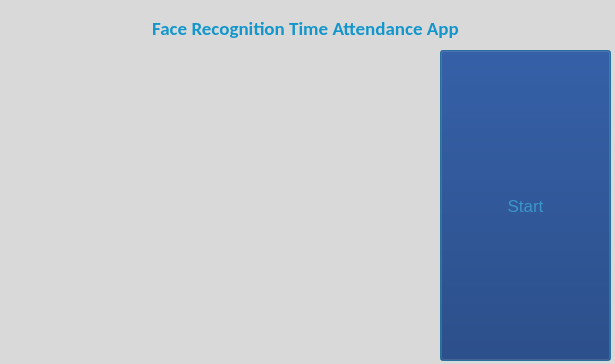
<?xml version="1.0" encoding="UTF-8"?>
<ui version="4.0">
 <class>Dialog</class>
 <widget class="QDialog" name="Dialog">
  <property name="geometry">
   <rect>
    <x>0</x>
    <y>0</y>
    <width>615</width>
    <height>364</height>
   </rect>
  </property>
  <property name="maximumSize">
   <size>
    <width>800</width>
    <height>680</height>
   </size>
  </property>
  <property name="palette">
   <palette>
    <active>
     <colorrole role="WindowText">
      <brush brushstyle="SolidPattern">
       <color alpha="255">
        <red>18</red>
        <green>150</green>
        <blue>203</blue>
       </color>
      </brush>
     </colorrole>
     <colorrole role="Button">
      <brush brushstyle="SolidPattern">
       <color alpha="255">
        <red>12</red>
        <green>44</green>
        <blue>111</blue>
       </color>
      </brush>
     </colorrole>
     <colorrole role="Light">
      <brush brushstyle="SolidPattern">
       <color alpha="255">
        <red>255</red>
        <green>255</green>
        <blue>255</blue>
       </color>
      </brush>
     </colorrole>
     <colorrole role="Midlight">
      <brush brushstyle="SolidPattern">
       <color alpha="255">
        <red>236</red>
        <green>236</green>
        <blue>236</blue>
       </color>
      </brush>
     </colorrole>
     <colorrole role="Dark">
      <brush brushstyle="SolidPattern">
       <color alpha="255">
        <red>108</red>
        <green>108</green>
        <blue>108</blue>
       </color>
      </brush>
     </colorrole>
     <colorrole role="Mid">
      <brush brushstyle="SolidPattern">
       <color alpha="255">
        <red>145</red>
        <green>145</green>
        <blue>145</blue>
       </color>
      </brush>
     </colorrole>
     <colorrole role="Text">
      <brush brushstyle="SolidPattern">
       <color alpha="255">
        <red>11</red>
        <green>87</green>
        <blue>168</blue>
       </color>
      </brush>
     </colorrole>
     <colorrole role="BrightText">
      <brush brushstyle="SolidPattern">
       <color alpha="255">
        <red>255</red>
        <green>255</green>
        <blue>255</blue>
       </color>
      </brush>
     </colorrole>
     <colorrole role="ButtonText">
      <brush brushstyle="SolidPattern">
       <color alpha="255">
        <red>217</red>
        <green>223</green>
        <blue>221</blue>
       </color>
      </brush>
     </colorrole>
     <colorrole role="Base">
      <brush brushstyle="SolidPattern">
       <color alpha="255">
        <red>255</red>
        <green>255</green>
        <blue>255</blue>
       </color>
      </brush>
     </colorrole>
     <colorrole role="Window">
      <brush brushstyle="SolidPattern">
       <color alpha="255">
        <red>217</red>
        <green>217</green>
        <blue>217</blue>
       </color>
      </brush>
     </colorrole>
     <colorrole role="Shadow">
      <brush brushstyle="SolidPattern">
       <color alpha="255">
        <red>0</red>
        <green>0</green>
        <blue>0</blue>
       </color>
      </brush>
     </colorrole>
     <colorrole role="AlternateBase">
      <brush brushstyle="SolidPattern">
       <color alpha="255">
        <red>236</red>
        <green>236</green>
        <blue>236</blue>
       </color>
      </brush>
     </colorrole>
     <colorrole role="ToolTipBase">
      <brush brushstyle="SolidPattern">
       <color alpha="255">
        <red>255</red>
        <green>255</green>
        <blue>220</blue>
       </color>
      </brush>
     </colorrole>
     <colorrole role="ToolTipText">
      <brush brushstyle="SolidPattern">
       <color alpha="255">
        <red>0</red>
        <green>0</green>
        <blue>0</blue>
       </color>
      </brush>
     </colorrole>
     <colorrole role="PlaceholderText">
      <brush brushstyle="SolidPattern">
       <color alpha="128">
        <red>11</red>
        <green>87</green>
        <blue>168</blue>
       </color>
      </brush>
     </colorrole>
    </active>
    <inactive>
     <colorrole role="WindowText">
      <brush brushstyle="SolidPattern">
       <color alpha="255">
        <red>18</red>
        <green>150</green>
        <blue>203</blue>
       </color>
      </brush>
     </colorrole>
     <colorrole role="Button">
      <brush brushstyle="SolidPattern">
       <color alpha="255">
        <red>12</red>
        <green>44</green>
        <blue>111</blue>
       </color>
      </brush>
     </colorrole>
     <colorrole role="Light">
      <brush brushstyle="SolidPattern">
       <color alpha="255">
        <red>255</red>
        <green>255</green>
        <blue>255</blue>
       </color>
      </brush>
     </colorrole>
     <colorrole role="Midlight">
      <brush brushstyle="SolidPattern">
       <color alpha="255">
        <red>236</red>
        <green>236</green>
        <blue>236</blue>
       </color>
      </brush>
     </colorrole>
     <colorrole role="Dark">
      <brush brushstyle="SolidPattern">
       <color alpha="255">
        <red>108</red>
        <green>108</green>
        <blue>108</blue>
       </color>
      </brush>
     </colorrole>
     <colorrole role="Mid">
      <brush brushstyle="SolidPattern">
       <color alpha="255">
        <red>145</red>
        <green>145</green>
        <blue>145</blue>
       </color>
      </brush>
     </colorrole>
     <colorrole role="Text">
      <brush brushstyle="SolidPattern">
       <color alpha="255">
        <red>11</red>
        <green>87</green>
        <blue>168</blue>
       </color>
      </brush>
     </colorrole>
     <colorrole role="BrightText">
      <brush brushstyle="SolidPattern">
       <color alpha="255">
        <red>255</red>
        <green>255</green>
        <blue>255</blue>
       </color>
      </brush>
     </colorrole>
     <colorrole role="ButtonText">
      <brush brushstyle="SolidPattern">
       <color alpha="255">
        <red>217</red>
        <green>223</green>
        <blue>221</blue>
       </color>
      </brush>
     </colorrole>
     <colorrole role="Base">
      <brush brushstyle="SolidPattern">
       <color alpha="255">
        <red>255</red>
        <green>255</green>
        <blue>255</blue>
       </color>
      </brush>
     </colorrole>
     <colorrole role="Window">
      <brush brushstyle="SolidPattern">
       <color alpha="255">
        <red>217</red>
        <green>217</green>
        <blue>217</blue>
       </color>
      </brush>
     </colorrole>
     <colorrole role="Shadow">
      <brush brushstyle="SolidPattern">
       <color alpha="255">
        <red>0</red>
        <green>0</green>
        <blue>0</blue>
       </color>
      </brush>
     </colorrole>
     <colorrole role="AlternateBase">
      <brush brushstyle="SolidPattern">
       <color alpha="255">
        <red>236</red>
        <green>236</green>
        <blue>236</blue>
       </color>
      </brush>
     </colorrole>
     <colorrole role="ToolTipBase">
      <brush brushstyle="SolidPattern">
       <color alpha="255">
        <red>255</red>
        <green>255</green>
        <blue>220</blue>
       </color>
      </brush>
     </colorrole>
     <colorrole role="ToolTipText">
      <brush brushstyle="SolidPattern">
       <color alpha="255">
        <red>0</red>
        <green>0</green>
        <blue>0</blue>
       </color>
      </brush>
     </colorrole>
     <colorrole role="PlaceholderText">
      <brush brushstyle="SolidPattern">
       <color alpha="128">
        <red>11</red>
        <green>87</green>
        <blue>168</blue>
       </color>
      </brush>
     </colorrole>
    </inactive>
    <disabled>
     <colorrole role="WindowText">
      <brush brushstyle="SolidPattern">
       <color alpha="255">
        <red>108</red>
        <green>108</green>
        <blue>108</blue>
       </color>
      </brush>
     </colorrole>
     <colorrole role="Button">
      <brush brushstyle="SolidPattern">
       <color alpha="255">
        <red>12</red>
        <green>44</green>
        <blue>111</blue>
       </color>
      </brush>
     </colorrole>
     <colorrole role="Light">
      <brush brushstyle="SolidPattern">
       <color alpha="255">
        <red>255</red>
        <green>255</green>
        <blue>255</blue>
       </color>
      </brush>
     </colorrole>
     <colorrole role="Midlight">
      <brush brushstyle="SolidPattern">
       <color alpha="255">
        <red>236</red>
        <green>236</green>
        <blue>236</blue>
       </color>
      </brush>
     </colorrole>
     <colorrole role="Dark">
      <brush brushstyle="SolidPattern">
       <color alpha="255">
        <red>108</red>
        <green>108</green>
        <blue>108</blue>
       </color>
      </brush>
     </colorrole>
     <colorrole role="Mid">
      <brush brushstyle="SolidPattern">
       <color alpha="255">
        <red>145</red>
        <green>145</green>
        <blue>145</blue>
       </color>
      </brush>
     </colorrole>
     <colorrole role="Text">
      <brush brushstyle="SolidPattern">
       <color alpha="255">
        <red>108</red>
        <green>108</green>
        <blue>108</blue>
       </color>
      </brush>
     </colorrole>
     <colorrole role="BrightText">
      <brush brushstyle="SolidPattern">
       <color alpha="255">
        <red>255</red>
        <green>255</green>
        <blue>255</blue>
       </color>
      </brush>
     </colorrole>
     <colorrole role="ButtonText">
      <brush brushstyle="SolidPattern">
       <color alpha="255">
        <red>108</red>
        <green>108</green>
        <blue>108</blue>
       </color>
      </brush>
     </colorrole>
     <colorrole role="Base">
      <brush brushstyle="SolidPattern">
       <color alpha="255">
        <red>217</red>
        <green>217</green>
        <blue>217</blue>
       </color>
      </brush>
     </colorrole>
     <colorrole role="Window">
      <brush brushstyle="SolidPattern">
       <color alpha="255">
        <red>217</red>
        <green>217</green>
        <blue>217</blue>
       </color>
      </brush>
     </colorrole>
     <colorrole role="Shadow">
      <brush brushstyle="SolidPattern">
       <color alpha="255">
        <red>0</red>
        <green>0</green>
        <blue>0</blue>
       </color>
      </brush>
     </colorrole>
     <colorrole role="AlternateBase">
      <brush brushstyle="SolidPattern">
       <color alpha="255">
        <red>217</red>
        <green>217</green>
        <blue>217</blue>
       </color>
      </brush>
     </colorrole>
     <colorrole role="ToolTipBase">
      <brush brushstyle="SolidPattern">
       <color alpha="255">
        <red>255</red>
        <green>255</green>
        <blue>220</blue>
       </color>
      </brush>
     </colorrole>
     <colorrole role="ToolTipText">
      <brush brushstyle="SolidPattern">
       <color alpha="255">
        <red>0</red>
        <green>0</green>
        <blue>0</blue>
       </color>
      </brush>
     </colorrole>
     <colorrole role="PlaceholderText">
      <brush brushstyle="SolidPattern">
       <color alpha="128">
        <red>0</red>
        <green>0</green>
        <blue>0</blue>
       </color>
      </brush>
     </colorrole>
    </disabled>
   </palette>
  </property>
  <property name="windowTitle">
   <string>Face Recognition Time Attendance App</string>
  </property>
  <property name="windowIcon">
   <iconset resource="resource.qrc">
    <normaloff>:/icon/icon.png</normaloff>:/icon/icon.png</iconset>
  </property>
  <widget class="QLabel" name="filelabel">
   <property name="geometry">
    <rect>
     <x>-10</x>
     <y>-10</y>
     <width>631</width>
     <height>76</height>
    </rect>
   </property>
   <property name="font">
    <font>
     <family>Calibri</family>
     <pointsize>14</pointsize>
     <weight>75</weight>
     <bold>true</bold>
    </font>
   </property>
   <property name="text">
    <string>Face Recognition Time Attendance App</string>
   </property>
   <property name="alignment">
    <set>Qt::AlignCenter</set>
   </property>
  </widget>
  <widget class="QLabel" name="logolabel">
   <property name="geometry">
    <rect>
     <x>-10</x>
     <y>40</y>
     <width>441</width>
     <height>319</height>
    </rect>
   </property>
   <property name="text">
    <string/>
   </property>
   <property name="pixmap">
    <pixmap resource="resource.qrc">:/logo/logo.png</pixmap>
   </property>
   <property name="scaledContents">
    <bool>true</bool>
   </property>
  </widget>
  <widget class="QPushButton" name="runButton">
   <property name="geometry">
    <rect>
     <x>440</x>
     <y>50</y>
     <width>171</width>
     <height>311</height>
    </rect>
   </property>
   <property name="palette">
    <palette>
     <active>
      <colorrole role="ButtonText">
       <brush brushstyle="SolidPattern">
        <color alpha="255">
         <red>59</red>
         <green>150</green>
         <blue>203</blue>
        </color>
       </brush>
      </colorrole>
     </active>
     <inactive>
      <colorrole role="ButtonText">
       <brush brushstyle="SolidPattern">
        <color alpha="255">
         <red>59</red>
         <green>150</green>
         <blue>203</blue>
        </color>
       </brush>
      </colorrole>
     </inactive>
     <disabled>
      <colorrole role="ButtonText">
       <brush brushstyle="SolidPattern">
        <color alpha="255">
         <red>108</red>
         <green>108</green>
         <blue>108</blue>
        </color>
       </brush>
      </colorrole>
     </disabled>
    </palette>
   </property>
   <property name="font">
    <font>
     <family>Arial</family>
     <pointsize>13</pointsize>
    </font>
   </property>
   <property name="text">
    <string>Start</string>
   </property>
  </widget>
 </widget>
 <resources>
  <include location="resource.qrc"/>
 </resources>
 <connections/>
</ui>
